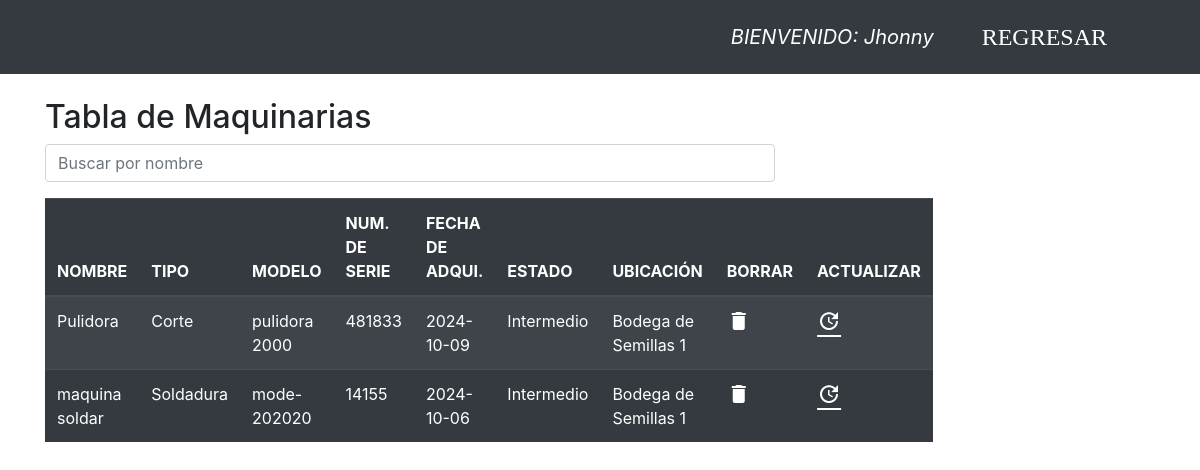
Page /maquinaria/verMaquinaria.php (signed in) on the committed database.
### tables this page shows
CREATE TABLE `usuarios` (
  `correo` varchar(240) NOT NULL,
  `clave` varchar(50) NOT NULL,
  `tipo_usuario` varchar(25) NOT NULL,
  `nombre` varchar(50) NOT NULL,
  `id` int(11) NOT NULL
);

CREATE TABLE `maquinarias` (
  `id` int(11) NOT NULL,
  `nombre` varchar(100) NOT NULL,
  `tipo` varchar(50) DEFAULT NULL,
  `modelo` varchar(50) DEFAULT NULL,
  `numero_serie` varchar(50) DEFAULT NULL,
  `fecha_adquisicion` date DEFAULT NULL,
  `estado` varchar(20) DEFAULT NULL,
  `ubicacion` varchar(100) DEFAULT NULL
);

### maquinaria/verMaquinaria.php (the view, shortened to what this page needs)
<?php
include("../conexion.php");
?>
<?php
$usuario = $_SESSION['u_usuario'];
$proceso = mysqli_query($db, "SELECT * FROM usuarios WHERE correo='$usuario'  ");
$resultado = mysqli_fetch_array($proceso);
$administrador = $resultado['nombre'];
?>
<!DOCTYPE html>
<html lang="en">
<head>
    <link rel="stylesheet" href="../bootstrap/bootstrap.min.css">
    <link rel="stylesheet" href="css/bootstrap/css/bootstrap.min.css">
    <link rel="stylesheet" href="https://stackpath.bootstrapcdn.com/bootstrap/4.5.2/css/bootstrap.min.css">
</head>
<body>
  <nav class="navbar navbar-expand-md navbar-dark  bg-dark ">
    <div class="container">
      <div class=" collapse navbar-collapse" id="navegar">
        <ul class="navbar nav  ml-auto">
          <li class="nav-item">
            <a class="navbar-brand nav-link " href="principal.php">
            </a>
          </li>
          <li class="nav-item"><a class=" navbar-brand nav-link"><i>BIENVENIDO: <?php echo $administrador  ?></i></a></li>
          <li class="nav-item"><a class=" navbar-brand nav-link" href="crearMaquinaria.php"><i class="material-icons">REGRESAR</i></a></li>
        </ul>
      </div>
    </div>
  </nav>
  <div class="container pt-4">
    <div class="row">
      <div class="col-8">
        <h2>Tabla de Maquinarias</h2>
        <input class="form-control mb-3" id="searchInput" type="text" placeholder="Buscar por nombre" onkeyup="filterTable()">
        <table id="userTable" class="table table-striped table-dark">
          <thead>
            <tr>
              <th scope="col">NOMBRE</th>
              <th scope="col">TIPO</th>
              <th scope="col">MODELO</th>
              <th scope="col">NUM. DE SERIE</th>
              <th scope="col">FECHA DE ADQUI.</th>
              <th scope="col">ESTADO</th>
              <th scope="col">UBICACIÓN</th>
              <th scope="col">BORRAR</th>
              <th scope="col">ACTUALIZAR</th>
            </tr>
            <thead>
            <tbody>
              <?php
              $mostrar = mysqli_query($db, "select * from maquinarias");
              if ($mostrar->num_rows > 0) {
                while ($registro = mysqli_fetch_array($mostrar)) {
              ?>
                  <tr>
                    <td><?php echo   $registro['nombre']; ?></td>
                    <td><?php echo   $registro['tipo']; ?></td>
                    <td><?php echo   $registro['modelo']; ?></td>
                    <td><?php echo   $registro['numero_serie']; ?></td>
                    <td><?php echo   $registro['fecha_adquisicion']; ?></td>
                    <td><?php echo   $registro['estado']; ?></td>
                    <td><?php echo   $registro['ubicacion']; ?></td>
                    <td><a href="eliminar_maquinaria.php?id=<?php echo $registro['id'] ?>"><i style="color:white;" class="material-icons">delete</i></a></td>
                    <td><a href="update_maquinaria.php?id=<?php echo $registro['id'] ?>"><i style="color:white;" class="material-icons"><U>update</U></i></a></td>
                  </tr>
              <?php
                }
              } else {
                echo "No hay maquinarias aguardas en la base de datos";
              }
              ?>
            </tbody>
        </table>
      </div>
    </div>
  </div>
</body>
</html>

### rows in the picture
usuarios: nombre "Jhonny"
maquinarias: nombre "Pulidora", tipo "Corte", modelo "pulidora 2000", numero_serie "481833", fecha_adquisicion "2024-10-09", estado "Intermedio", ubicacion "Bodega de Semillas 1"
maquinarias: nombre "maquina soldar", tipo "Soldadura", modelo "mode-202020", numero_serie "14155", fecha_adquisicion "2024-10-06", estado "Intermedio", ubicacion "Bodega de Semillas 1"
